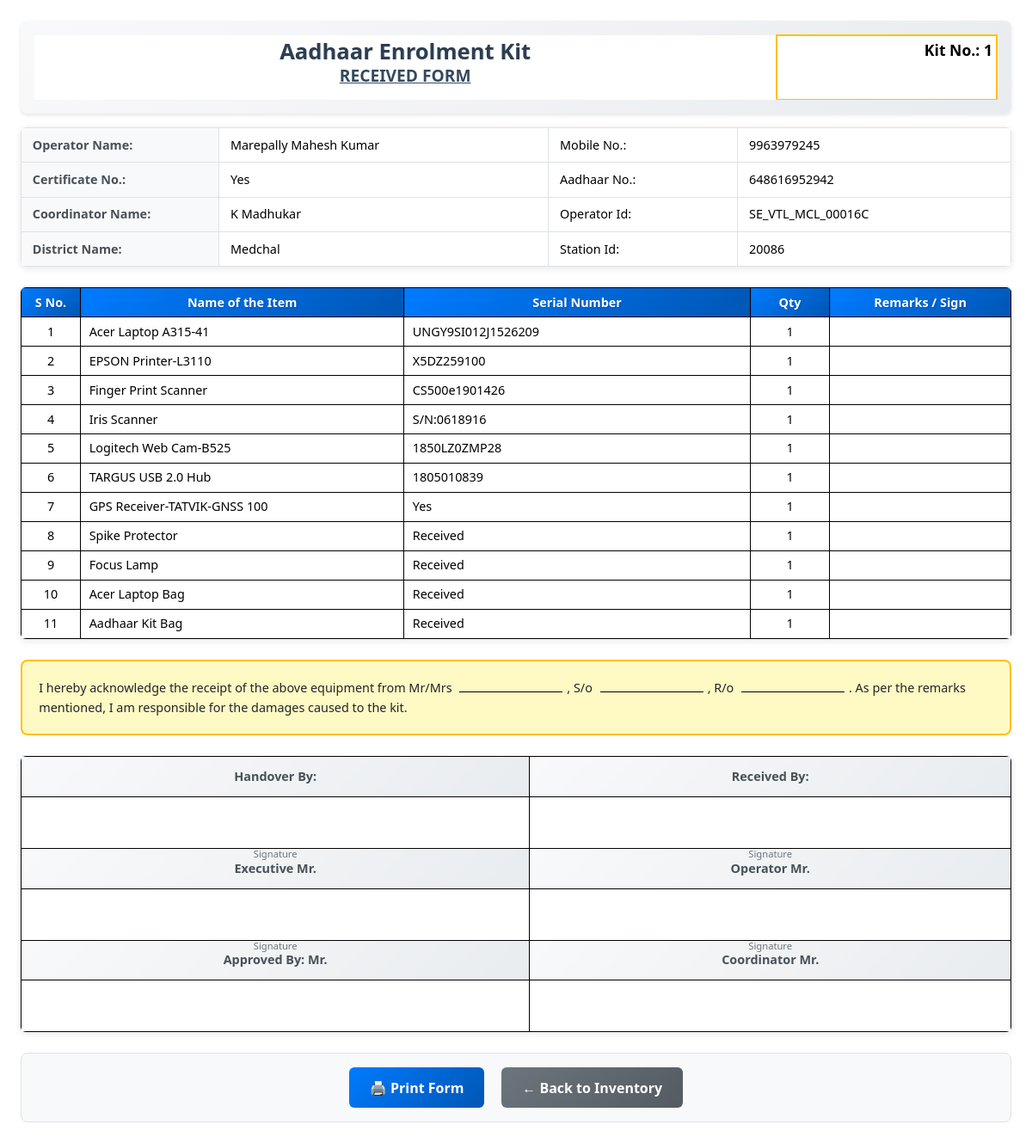
The app's page /kit-form/1 with its own data.
### app.py (models this page shows)
class KitsInventory(db.Model):
    __tablename__ = "kits_inventory"
    s_no              = db.Column(db.Integer, primary_key=True)
    kit_no            = db.Column(db.String(100), unique=True, nullable=False)
    station_id        = db.Column(db.String(100))
    laptop_sn         = db.Column(db.String(100))
    machine_id        = db.Column(db.String(100))
    printer           = db.Column(db.String(100))
    fingerprint       = db.Column(db.String(100))
    iris              = db.Column(db.String(100))
    camera            = db.Column(db.String(100))
    usb_hub           = db.Column(db.String(100))
    spike             = db.Column(db.String(100))
    gps_device        = db.Column(db.String(100))
    white_background  = db.Column(db.String(100))
    lamp_bulb         = db.Column(db.String(100))
    operator_name     = db.Column(db.String(100))
    user_code         = db.Column(db.String(100))
    aadhaar_number    = db.Column(db.String(100))
    mobile_number     = db.Column(db.String(100))
    cheque            = db.Column(db.String(100))
    nseit_certificate = db.Column(db.String(100))
    pvc               = db.Column(db.String(100))
    aadhaar           = db.Column(db.String(100))
    pan               = db.Column(db.String(100))
    declaration       = db.Column(db.String(100))
    education_certificate = db.Column(db.String(100))
    agreements        = db.Column(db.String(100))
    district          = db.Column(db.String(100))
    appointment_date  = db.Column(db.String(100))
    zonal_coordinator = db.Column(db.String(100))

### app.py (the view)
@app.route("/kit-form/<kit_no>")
def kit_form(kit_no):
    kit = KitsInventory.query.filter_by(kit_no=kit_no).first_or_404()
    items = [
        ("Acer Laptop A315-41",          kit.laptop_sn),
        ("EPSON Printer-L3110",          kit.printer or "NO"),
        ("Finger Print Scanner",         kit.fingerprint),
        ("Iris Scanner",                 kit.iris),
        ("Logitech Web Cam-B525",        kit.camera),
        ("TARGUS USB 2.0 Hub",           kit.usb_hub),
        ("GPS Receiver-TATVIK-GNSS 100", kit.gps_device),
        ("Spike Protector",              "Received"),
        ("Focus Lamp",                   "Received"),
        ("Acer Laptop Bag",              "Received"),
        ("Aadhaar Kit Bag",              "Received"),
    ]
    return render_template("kit_form.html", kit=kit, items=items)

### templates/kit_form.html (shortened to what this page needs)
<!DOCTYPE html>
<html lang="en">
<head>
    <link href="https://cdn.jsdelivr.net/npm/bootstrap@5.3.3/dist/css/bootstrap.min.css" rel="stylesheet">
</head>
<body>
    <div class="header-section">
        <table class="table table-sm mb-0">
            <tr>
                <td colspan="4" class="text-center border-0">
                    <h2>Aadhaar Enrolment Kit</h2>
                    <h4>RECEIVED FORM</h4>
                </td>
                <td colspan="2" class="kit-no">
                    Kit No.: {{ kit.kit_no }}
                </td>
            </tr>
        </table>
    </div>
    <table class="table table-sm info-table">
        <tr>
            <td>Operator Name:</td>
            <td>{{ kit.operator_name }}</td>
            <td>Mobile No.:</td>
            <td>{{ kit.mobile_number }}</td>
        </tr>
        <tr>
            <td>Certificate No.:</td>
            <td>{{ kit.nseit_certificate }}</td>
            <td>Aadhaar No.:</td>
            <td>{{ kit.aadhaar_number }}</td>
        </tr>
        <tr>
            <td>Coordinator Name:</td>
            <td>{{ kit.zonal_coordinator }}</td>
            <td>Operator Id:</td>
            <td>{{ kit.user_code }}</td>
        </tr>
        <tr>
            <td>District Name:</td>
            <td>{{ kit.district }}</td>
            <td>Station Id:</td>
            <td>{{ kit.station_id }}</td>
        </tr>
    </table>
    <table class="table table-sm items-table items border-all">
        <thead>
            <tr class="text-center">
                <th style="width:6%">S No.</th>
                <th>Name of the Item</th>
                <th style="width:35%">Serial Number</th>
                <th style="width:8%">Qty</th>
                <th>Remarks / Sign</th>
            </tr>
        </thead>
        <tbody>
            {% for n, sn in items %}
            <tr>
                <td class="text-center">{{ loop.index }}</td>
                <td>{{ n }}</td>
                <td>{{ sn }}</td>
                <td class="text-center">1</td>
                <td></td>
            </tr>
            {% endfor %}
        </tbody>
    </table>
    <div class="acknowledgment-section">
        I hereby acknowledge the receipt of the above equipment from Mr/Mrs
        <span class="blank-line"></span>,
        S/o <span class="blank-line"></span>,
        R/o <span class="blank-line"></span>.
        As per the remarks mentioned, I am responsible for the damages caused to the kit.
    </div>
    <table class="table table-sm signature-table border-all">
        <tr>
            <td class="fw-bold">Handover By:</td>
            <td class="fw-bold">Received By:</td>
        </tr>
        <tr>
            <td class="signature-space"></td>
            <td class="signature-space"></td>
        </tr>
        <tr>
            <td class="fw-bold">Executive Mr.</td>
            <td class="fw-bold">Operator Mr.</td>
        </tr>
        <tr>
            <td class="signature-space"></td>
            <td class="signature-space"></td>
        </tr>
        <tr>
            <td class="fw-bold">Approved By: Mr.</td>
            <td class="fw-bold">Coordinator Mr.</td>
        </tr>
        <tr>
            <td class="signature-space"></td>
            <td class="signature-space"></td>
        </tr>
    </table>
    <div class="no-print print-actions">
        <button class="btn btn-primary me-3" onclick="window.print()">
            🖨️ Print Form
        </button>
        <a class="btn btn-secondary" href="{{ url_for('index') }}">
            ← Back to Inventory
        </a>
    </div>
</body>
</html>

### templates/kit_form.html (style rules this page uses)
body { margin: 1.5rem; font-size: 0.9rem; font-family: 'Segoe UI', Tahoma, Geneva, Verdana, sans-serif; line-height: 1.4; }
.header-section { background: linear-gradient(135deg, #f8f9fa 0%, #e9ecef 100%); border-radius: 8px; padding: 1rem; margin-bottom: 1rem; box-shadow: 0 2px 4px rgba(0,0,0,0.1); }
h2 { margin: 0; font-weight: 700; color: #2c3e50; font-size: 1.6rem; text-shadow: 1px 1px 2px rgba(0,0,0,0.1); }
h4 { margin: 0; font-weight: 700; text-decoration: underline; margin-bottom: 0.8rem; color: #34495e; font-size: 1.2rem; }
.kit-no { text-align: right; font-weight: 700; font-size: 1.1rem; color: #e74c3c; background: #fff3cd; padding: 0.5rem; border-radius: 4px; border: 2px solid #ffc107; }
.info-table { background: #ffffff; border-radius: 6px; overflow: hidden; box-shadow: 0 2px 8px rgba(0,0,0,0.1); margin-bottom: 1.5rem; }
.info-table td { padding: 0.6rem 0.8rem; border: 1px solid #dee2e6; vertical-align: middle; }
.info-table td:first-child { background-color: #f8f9fa; font-weight: 600; color: #495057; width: 20%; }
.border-all td, .border-all th { border: 1px solid #000 !important; }
.items-table { background: #ffffff; border-radius: 6px; overflow: hidden; box-shadow: 0 2px 8px rgba(0,0,0,0.1); margin-bottom: 1.5rem; }
.items td, .items th { padding: 0.4rem 0.6rem; vertical-align: middle; }
.items thead th { background: linear-gradient(135deg, #007bff 0%, #0056b3 100%); color: white; font-weight: 600; text-shadow: 1px 1px 2px rgba(0,0,0,0.2); }
.items tbody tr:nth-child(even) { background-color: #f8f9fa; }
.acknowledgment-section { background: #fff9c4; border: 2px solid #ffc107; border-radius: 8px; padding: 1.2rem; margin-bottom: 1.5rem; font-weight: 500; line-height: 1.6; }
.signature-table { background: #ffffff; border-radius: 6px; overflow: hidden; box-shadow: 0 2px 8px rgba(0,0,0,0.1); margin-bottom: 1.5rem; }
.signature-table td { padding: 0.8rem; text-align: center; border: 1px solid #000; vertical-align: middle; }
.signature-table .fw-bold { background: linear-gradient(135deg, #f8f9fa 0%, #e9ecef 100%); font-weight: 700; color: #495057; }
.signature-space { height: 60px; border-bottom: 2px dotted #6c757d !important; position: relative; }
.signature-space::after { content: "Signature"; position: absolute; bottom: -15px; left: 50%; transform: translateX(-50%); font-size: 0.7rem; color: #6c757d; }
.blank-line { display: inline-block; border-bottom: 1px solid #000; min-width: 120px; margin: 0 5px; }
.btn-primary { background: linear-gradient(135deg, #007bff 0%, #0056b3 100%); border: none; padding: 0.7rem 1.5rem; border-radius: 6px; font-weight: 600; transition: all 0.3s ease; }
.btn-secondary { background: linear-gradient(135deg, #6c757d 0%, #545b62 100%); border: none; padding: 0.7rem 1.5rem; border-radius: 6px; font-weight: 600; transition: all 0.3s ease; }
.print-actions { text-align: center; padding: 1rem; background: #f8f9fa; border-radius: 8px; border: 1px solid #dee2e6; }

### records on screen
KitsInventory: kit_no "1", operator_name "Marepally Mahesh Kumar", mobile_number "9963979245", nseit_certificate "Yes", aadhaar_number "648616952942", zonal_coordinator "K Madhukar", user_code "SE_VTL_MCL_00016C", district "Medchal", station_id "20086", n "Acer Laptop A315-41", laptop_sn "UNGY9SI012J1526209", n "EPSON Printer-L3110", printer "X5DZ259100", n "Finger Print Scanner", fingerprint "CS500e1901426", n "Iris Scanner", iris "S/N:0618916", n "Logitech Web Cam-B525", camera "1850LZ0ZMP28", n "TARGUS USB 2.0 Hub", usb_hub "1805010839", n "GPS Receiver-TATVIK-GNSS 100", gps_device "Yes"

### other values on screen
{{ n }} "Spike Protector" "Focus Lamp" "Acer Laptop Bag" "Aadhaar Kit Bag"
{{ sn }} "Received" "Received" "Received" "Received"
